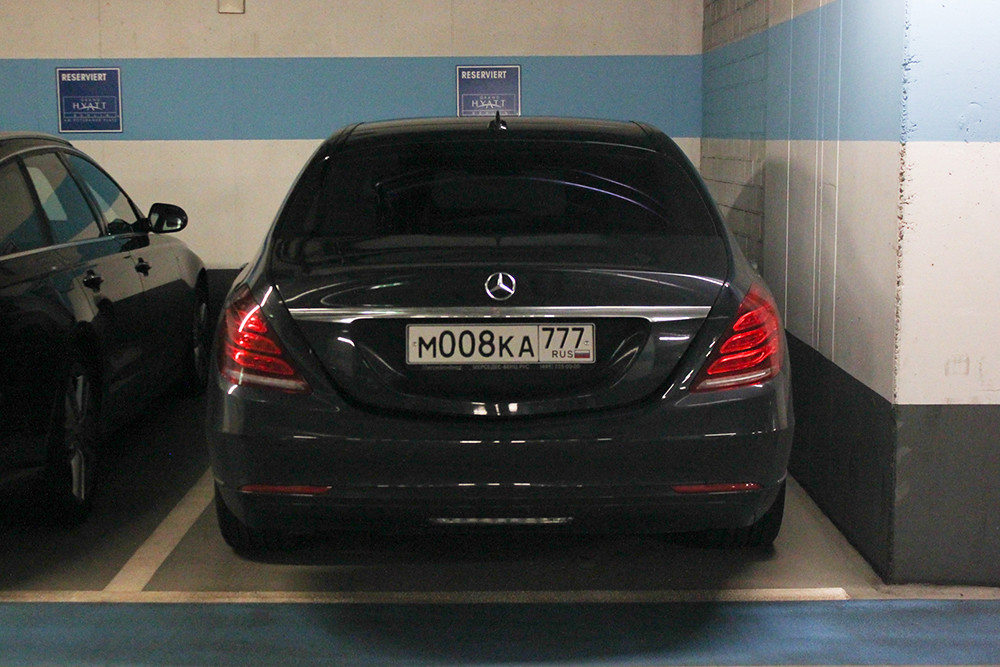
#> input picture russia_car_plate.jpg, 1000 x 667 px
$ jupyter execute --allow-errors Recognition.ipynb   (shell and % lines are left out)
#> lines starting #> are read from the running program, lines starting #| are printed output that depends on the picture; after the words box and inside, x2 and y2 are one past the last pixel; in counts of white or black regions, pixels touching at a corner belong together
[cell 1]
import numpy as np
import cv2
import matplotlib.pyplot as plt

[cell 2]
from google.colab import files
files.upload()
#> the answer given: russia_car_plate.jpg
#> further down, inputImg is the input picture: shape (667, 1000, 3); mean B, G, R 77.5, 80, 79.5

[cell 3]
# Загрузка каскада Хаара для номеров
plateCascade = cv2.CascadeClassifier('haarcascade_licence_plate_rus_16stages.xml')

[cell 4]
# Функция для обнаружения номера
def plate_detect(img):
    plateImg = img.copy()
    roi = img.copy()
    plateRect = plateCascade.detectMultiScale(plateImg, scaleFactor=1.1, minNeighbors=5)
#> plateRect = [[396, 313, 217, 54]]
    for (x, y, w, h) in plateRect:
        roi_ = roi[y:y+h, x:x+w, :]
        plate_part = roi[y:y+h, x:x+w, :]
        cv2.rectangle(plateImg, (x, y), (x+w, y+h), (0, 255, 0), 2)
#> this loop made 1 pass
#> pass 1, in plate_detect, `roi_ = roi[y:y+h, x:x+w, :]`:
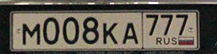
#> roi_: shape (54, 217, 3); mean B, G, R 82.9, 93.6, 99.4
#> after the loop:
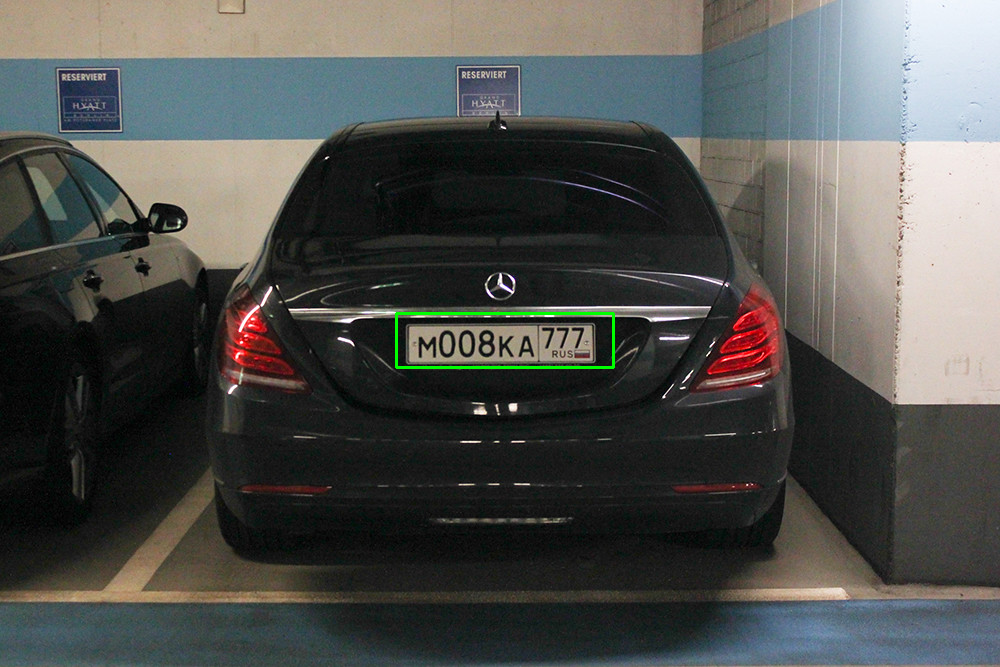
#> plateImg: shape (667, 1000, 3); 0.24% of pixels changed, all inside (x1, y1, x2, y2) = (395, 312, 615, 369)
    return plateImg, plate_part

[cell 5]
# Функция отображения изображения
def display_img(img, cmap=None):
    plt.imshow(cv2.cvtColor(img, cv2.COLOR_BGR2RGB) if cmap is None else img, cmap=cmap)
    plt.axis('off')
    plt.show()

[cell 6]
inputImg = cv2.imread('russia_car_plate.jpg')
inpImg, plate = plate_detect(inputImg)
display_img(inpImg)

[cell 7]
display_img(plate)

[cell 8]
def find_contours(dimensions, img):
    # Находим контуры с иерархией
    cntrs, hierarchy = cv2.findContours(img.copy(), cv2.RETR_CCOMP, cv2.CHAIN_APPROX_SIMPLE)

    print(f"Найдено контуров: {len(cntrs)}")

    # Устанавливаем допустимые размеры символов
    lower_width = dimensions[0] * 0.5
    upper_width = dimensions[1] * 1.2
    lower_height = dimensions[2] * 0.5
    upper_height = dimensions[3] * 1.2

    print(f"Размеры символов: ширина ({lower_width}-{upper_width}), высота ({lower_height}-{upper_height})")

    x_cntr_list = []
    img_res = []

    # Проверка на наличие иерархии
    if hierarchy is None:
        print("Ошибка: иерархия контуров не найдена.")
        return []

    # Визуализация
    ci = cv2.cvtColor(img.copy(), cv2.COLOR_GRAY2BGR)

    for i, cntr in enumerate(cntrs):
        # Исключаем вложенные контуры
        if hierarchy[0][i][3] != -1:  # Только внешние контуры
            intX, intY, intWidth, intHeight = cv2.boundingRect(cntr)

            # Фильтрация по размерам и пропорциям
            aspect_ratio = intWidth / intHeight
            if (lower_width < intWidth < upper_width) and (lower_height < intHeight < upper_height) and (0.3 < aspect_ratio < 1.2):
                print(f"Контур принят: X={intX}, Y={intY}, W={intWidth}, H={intHeight}, AR={aspect_ratio:.2f}")
                x_cntr_list.append(intX)

                # Создаем изображение символа
                char_copy = np.zeros((44, 24))
                char = img[intY:intY + intHeight, intX:intX + intWidth]
                char = cv2.resize(char, (20, 40))
                char = cv2.subtract(255, char)

                # Добавляем отступы
                char_copy[2:42, 2:22] = char
                img_res.append(char_copy)

                # Рисуем прямоугольник для отладки
                cv2.rectangle(ci, (intX, intY), (intX + intWidth, intY + intHeight), (0, 255, 0), 2)

    # Показ отфильтрованных контуров
    plt.imshow(ci)
    plt.title("Принятые контуры после фильтрации")
    plt.axis('off')
    plt.show()

    print(f"Количество отфильтрованных символов: {len(img_res)}")

    # Сортировка символов слева направо
    indices = sorted(range(len(x_cntr_list)), key=lambda k: x_cntr_list[k])
    img_res_copy = [img_res[idx] for idx in indices]

    return np.array(img_res_copy)

[cell 9]
def segment_characters(image):
    # Преобразование изображения
    img_lp = cv2.resize(image, (333, 75))  # Стандартный размер
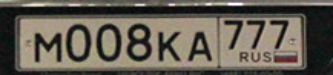
#> img_lp: shape (75, 333, 3); mean B, G, R 82.7, 93.4, 99.2
    img_gray_lp = cv2.cvtColor(img_lp, cv2.COLOR_BGR2GRAY)
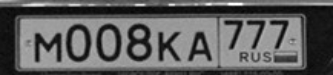
#> img_gray_lp: shape (75, 333); min 3, max 253, mean 93.9

    # Адаптивная бинаризация
    img_binary_lp = cv2.adaptiveThreshold(img_gray_lp, 255, cv2.ADAPTIVE_THRESH_GAUSSIAN_C,
                                          cv2.THRESH_BINARY, 11, 2)
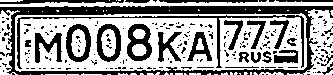
#> img_binary_lp: shape (75, 333); 59.4% white; 214 black regions (190 under 20 px), largest, box (x1, y1, x2, y2) and area: (0, 6, 333, 75) 4055, (17, 15, 304, 69) 888, (127, 24, 152, 61) 511

    # Морфологическое закрытие для устранения разрывов
    kernel = cv2.getStructuringElement(cv2.MORPH_RECT, (2, 2))
#> kernel = [[1, 1], [1, 1]]
    img_binary_lp = cv2.morphologyEx(img_binary_lp, cv2.MORPH_CLOSE, kernel, iterations=1)
#> img_binary_lp: shape (75, 333); 61.6% white; 116 black regions (87 under 20 px), largest, box (x1, y1, x2, y2) and area: (0, 7, 333, 75) 3869, (128, 25, 153, 62) 511, (67, 25, 92, 63) 452

    # Убираем границы изображения
    img_binary_lp[0:3, :] = 255
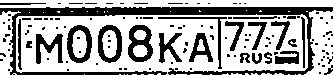
#> img_binary_lp: shape (75, 333); 65% white; 122 black regions (97 under 20 px), largest, box (x1, y1, x2, y2) and area: (0, 7, 333, 75) 3869, (128, 25, 153, 62) 511, (67, 25, 92, 63) 452
    img_binary_lp[:, 0:3] = 255
    img_binary_lp[72:75, :] = 255
#> img_binary_lp: shape (75, 333); 68.2% white; 132 black regions (107 under 20 px), largest, box (x1, y1, x2, y2) and area: (3, 7, 333, 72) 3050, (128, 25, 153, 62) 511, (67, 25, 92, 63) 452
    img_binary_lp[:, 330:333] = 255
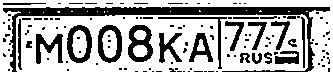
#> img_binary_lp: shape (75, 333); 68.5% white; 128 black regions (104 under 20 px)

    # Отладка: вывод бинарного изображения
    plt.imshow(img_binary_lp, cmap='gray')
    plt.title("Бинаризованное изображение")
    plt.axis('off')
    plt.show()

    # Определение размеров символов
    LP_WIDTH = img_binary_lp.shape[0]
#> LP_WIDTH = 75
    LP_HEIGHT = img_binary_lp.shape[1]
#> LP_HEIGHT = 333
    dimensions = [LP_WIDTH / 6, LP_WIDTH / 2, LP_HEIGHT / 10, 2 * LP_HEIGHT / 3]
#> dimensions = [12.5, 37.5, 33.3, 222]

    # Получаем контуры символов
    char_list = find_contours(dimensions, img_binary_lp)
#> in find_contours, `cntrs, hierarchy = cv2.findContours(img.copy(), cv2.RETR_CCOMP, cv2.CH..`: cntrs = 151 contours, 113 with area under 20; largest, box (x1, y1, x2, y2) and area: (0, 0, 333, 75) 24568, (2, 6, 331, 73) 3600, (66, 24, 93, 64) 830, (97, 24, 123, 64) 821, (127, 24, 154, 63) 805
#| Найдено контуров: 151
#| Размеры символов: ширина (6.25-45.0), высота (16.65-266.4)
#> in find_contours, `ci = cv2.cvtColor(img.copy(), cv2.COLOR_GRAY2BGR)`: ci: shape (75, 333, 3); 68.5% white; 128 black regions (104 under 20 px), largest, box (x1, y1, x2, y2) and area: (3, 7, 330, 72) 3036, (128, 25, 153, 62) 511, (67, 25, 92, 63) 452
#> the loop in find_contours, `for i, cntr in enumerate(cntrs):` made 151 passes
#> (intX, intY, intWidth, intHeight, aspect_ratio) on passes 5, 6, 7, 9, 10, 26, 27, 28, 29, 30, 31, 32: (107, 45, 4, 4, 1), (107, 39, 5, 4, 1.25), (107, 34, 4, 4, 1), (78, 50, 4, 4, 1), (76, 36, 5, 4, 1.25), (215, 70, 4, 3, 1.33), (207, 70, 8, 3, 2.67), (203, 70, 5, 3, 1.67), (193, 70, 11, 3, 3.67), (187, 70, 4, 3, 1.33), (182, 70, 4, 3, 1.33), (176, 70, 7, 3, 2.33)
#> (intX, intY, intWidth, intHeight) on pass 100: (200, 24, 4, 4)
#| Контур принят: X=35, Y=33, W=29, H=32, AR=0.91
#| Контур принят: X=188, Y=32, W=26, H=31, AR=0.84
#| Контур принят: X=158, Y=32, W=25, H=32, AR=0.78
#> (further printed lines are left out)
#> after the loop in find_contours, `for i, cntr in enumerate(cntrs):`:
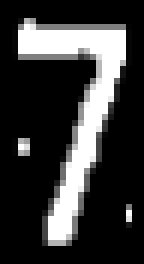
#> char_copy: shape (44, 24) float64 (shown 6 times larger); min 0, max 255, mean 56.7
#> after the loop in find_contours, `for i, cntr in enumerate(cntrs):`:
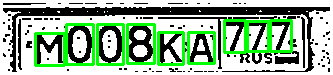
#> ci: shape (75, 333, 3); mean B, G, R 146.2, 177.3, 146.2
#> after the loop in find_contours, `for i, cntr in enumerate(cntrs):`: img_res = 9 items; x_cntr_list = [35, 188, 158, 127, 97, 66, 247, 270, 224]
#| Количество отфильтрованных символов: 9
#> in find_contours, `indices = sorted(range(len(x_cntr_list)), key=lambda k: x_cntr_list[k])`: indices = [0, 5, 4, 3, 2, 1, 8, 6, 7]
#> in find_contours, `img_res_copy = [img_res[idx] for idx in indices]`: img_res_copy = 9 items

    # Вывод сегментированных символов
    if len(char_list) > 0:
        print(f"Количество сегментированных символов: {len(char_list)}")
#| Количество сегментированных символов: 9
        plt.figure(figsize=(12, 3))
        for i, char in enumerate(char_list):
            plt.subplot(1, len(char_list), i + 1)
            plt.imshow(char, cmap='gray')
            plt.title(f"Символ {i+1}")
            plt.axis('off')
#> this loop made 9 passes
        plt.show()
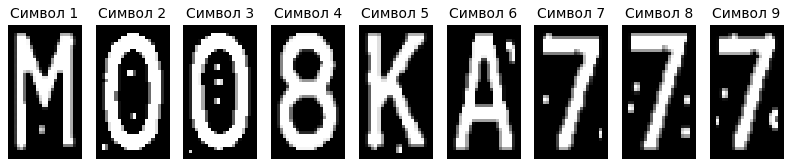
#> figure drawn by matplotlib, 9 panels
    else:
        print("Не удалось сегментировать символы.")

    return char_list

[cell 10]
char = segment_characters(plate)

[cell 11]
# Создание директории для Kaggle и перемещение json-файла туда

# Установка правильных прав доступа

[cell 12]
# Список доступных датасетов для проверки доступа

# Загрузка конкретного датасета

[cell 13]
# Распаковка датасета

[cell 14]
import os
import cv2
import numpy as np
import tensorflow as tf
from tensorflow.keras import layers, models
from sklearn.model_selection import train_test_split

[cell 15]
# Определение пути к изображениям
data_dir = '/content/data/autoriaNumberplateOcrRu-2021-09-01/test/img'

# Список символов, используемых в российских номерных знаках
characters = '0123456789АВЕКМНОРСТУХ'

[cell 16]
# Создание словаря для преобразования символов в числа и обратно
char_to_num = {char: idx for idx, char in enumerate(characters)}
#> char_to_num = 22 items
num_to_char = {idx: char for idx, char in enumerate(characters)}
#> num_to_char = 22 items

# Словарь для преобразования латинских букв в кириллические
latin_to_cyrillic = {
    'A': 'А',
    'B': 'В',
    'E': 'Е',
    'K': 'К',
    'M': 'М',
    'H': 'Н',
    'O': 'О',
    'P': 'Р',
    'C': 'С',
    'T': 'Т',
    'Y': 'У',
    'X': 'Х',
}

# Функция для преобразования символов из латинских в кириллические
# [6 lines left out: function extract_label_from_filename, not called in this run]

# Инициализация списков для изображений и меток
images = []
labels = []

# Проход по каждому изображению в директории
#> (the rest of this cell did not finish here and is left out)
